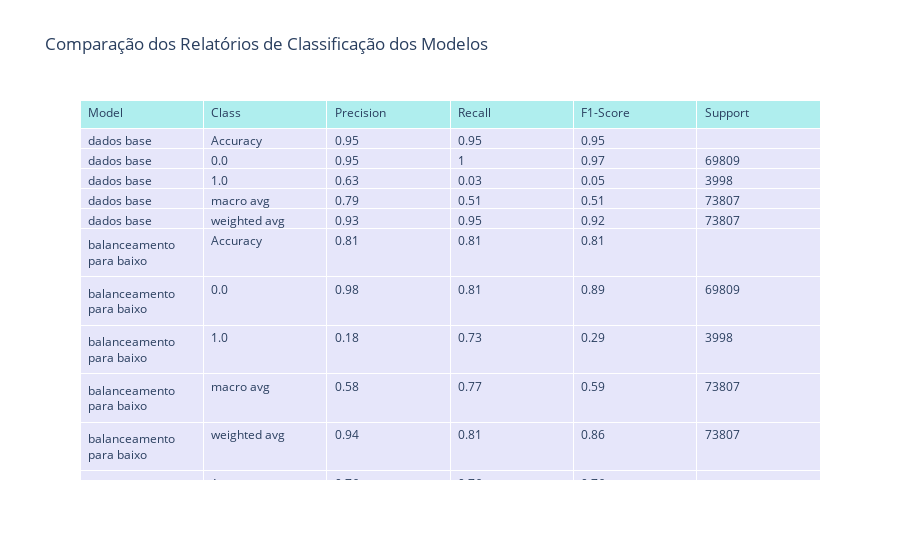

Notebook code for this chart:
### Markdown cell above
Plot da Tabela com os resultados

### Code cell
import pandas as pd
import plotly.graph_objects as go

def generate_comparison_table(reports):
    """ Gera uma tabela comparativa dos relatórios de classificação dos modelos. """
    data = []

    for model_name, report in reports.items():
        # Adiciona a acurácia
        accuracy = round(report.get('accuracy', 0), 2)
        data.append({'Model': model_name,
                     'Class': 'Accuracy',
                     'Precision': accuracy,
                     'Recall': accuracy,
                     'F1-Score': accuracy,
                     'Support': ''})

        # Adiciona uma linha para cada classe
        for cls, metrics in report.items():
            if cls == 'accuracy':
                continue  # Ignora a linha de 'accuracy'
            row = {'Model': model_name,
                   'Class': cls,
                   'Precision': round(metrics.get('precision', 0), 2),
                   'Recall': round(metrics.get('recall', 0), 2),
                   'F1-Score': round(metrics.get('f1-score', 0), 2),
                   'Support': round(metrics.get('support', 0), 2)}
            data.append(row)

    df_all = pd.DataFrame(data)
    return df_all

# Gerar a tabela comparativa
df_comparison = generate_comparison_table(reports)

# Exibir a tabela com Plotly
fig = go.Figure(data=[go.Table(
    header=dict(values=list(df_comparison.columns),
                fill_color='paleturquoise',
                align='left'),
    cells=dict(values=[df_comparison[col] for col in df_comparison.columns],
               fill_color='lavender',
               align='left'))
])

fig.update_layout(title="Comparação dos Relatórios de diferentes tipos de dados no KNN")
fig.show()

### Figure 1 — Plotly figure (JSON) as saved in the notebook; plotly's stock layout.template omitted (floating-point values rounded to 4 significant figures)
{"data": [{"cells": {"align": "left", "fill": {"color": "lavender"}, "values": [["dados base", "dados base", "dados base", "dados base", "dados base", "balanceamento para baixo", "balanceamento para baixo", "balanceamento para baixo", "balanceamento para baixo", "balanceamento para baixo", "balanceamento para cima", "balanceamento para cima", "balanceamento para cima", "balanceamento para cima", "balanceamento para cima", "10 melhores features", "10 melhores features", "10 melhores features", "10 melhores features", "10 melhores features"], ["Accuracy", "0.0", "1.0", "macro avg", "weighted avg", "Accuracy", "0.0", "1.0", "macro avg", "weighted avg", "Accuracy", "0.0", "1.0", "macro avg", "weighted avg", "Accuracy", "0.0", "1.0", "macro avg", "weighted avg"], [0.95, 0.95, 0.63, 0.79, 0.93, 0.81, 0.98, 0.18, 0.58, 0.94, 0.76, 0.98, 0.15, 0.56, 0.93, 0.86, 0.98, 0.22, 0.6, 0.94], [0.95, 1, 0.03, 0.51, 0.95, 0.81, 0.81, 0.73, 0.77, 0.81, 0.76, 0.76, 0.72, 0.74, 0.76, 0.86, 0.87, 0.63, 0.75, 0.86], [0.95, 0.97, 0.05, 0.51, 0.92, 0.81, 0.89, 0.29, 0.59, 0.86, 0.76, 0.86, 0.24, 0.55, 0.82, 0.86, 0.92, 0.33, 0.62, 0.89], ["", 69809, 3998, 73807, 73807, "", 69809, 3998, 73807, 73807, "", 69809, 3998, 73807, 73807, "", 69809, 3998, 73807, 73807]]}, "header": {"align": "left", "fill": {"color": "paleturquoise"}, "values": ["Model", "Class", "Precision", "Recall", "F1-Score", "Support"]}, "type": "table"}], "layout": {"title": {"text": "Comparação dos Relatórios de Classificação dos Modelos"}}}
